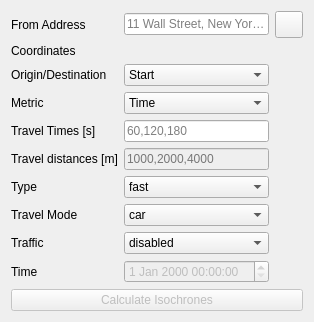
         <widget class="QWidget" name="tab_14">
          <attribute name="title">
           <string>Single Address</string>
          </attribute>
          <layout class="QVBoxLayout" name="verticalLayout_9">
           <item>
            <layout class="QGridLayout" name="gridLayout_6">
             <item row="0" column="2">
              <widget class="QToolButton" name="captureButton_3">
               <property name="text">
                <string/>
               </property>
               <property name="iconSize">
                <size>
                 <width>20</width>
                 <height>20</height>
                </size>
               </property>
               <property name="checkable">
                <bool>true</bool>
               </property>
               <property name="checked">
                <bool>false</bool>
               </property>
              </widget>
             </item>
             <item row="6" column="0">
              <widget class="QLabel" name="label_31">
               <property name="text">
                <string>Type</string>
               </property>
              </widget>
             </item>
             <item row="3" column="0">
              <widget class="QLabel" name="label_33">
               <property name="text">
                <string>Metric</string>
               </property>
              </widget>
             </item>
             <item row="1" column="0">
              <widget class="QLabel" name="label_34">
               <property name="text">
                <string>Coordinates</string>
               </property>
              </widget>
             </item>
             <item row="1" column="1">
              <widget class="QLabel" name="IsoLabel">
               <property name="enabled">
                <bool>true</bool>
               </property>
               <property name="text">
                <string/>
               </property>
              </widget>
             </item>
             <item row="4" column="1">
              <widget class="QLineEdit" name="travelTimes">
               <property name="toolTip">
                <string>comma separated travel times in seconds</string>
               </property>
               <property name="statusTip">
                <string>comma separated travel times in seconds</string>
               </property>
               <property name="whatsThis">
                <string>comma separated travel times in seconds</string>
               </property>
               <property name="text">
                <string/>
               </property>
               <property name="placeholderText">
                <string>60,120,180</string>
               </property>
              </widget>
             </item>
             <item row="8" column="0">
              <widget class="QLabel" name="label_28">
               <property name="text">
                <string>Traffic</string>
               </property>
              </widget>
             </item>
             <item row="7" column="0">
              <widget class="QLabel" name="label_29">
               <property name="text">
                <string>Travel Mode</string>
               </property>
              </widget>
             </item>
             <item row="5" column="1">
              <widget class="QLineEdit" name="travelDistances">
               <property name="enabled">
                <bool>false</bool>
               </property>
               <property name="toolTip">
                <string>comma separated travel distances in meter</string>
               </property>
               <property name="statusTip">
                <string>comma separated travel distances in meter</string>
               </property>
               <property name="whatsThis">
                <string>comma separated travel distances in meter</string>
               </property>
               <property name="inputMask">
                <string/>
               </property>
               <property name="text">
                <string/>
               </property>
               <property name="placeholderText">
                <string>1000,2000,4000</string>
               </property>
              </widget>
             </item>
             <item row="9" column="0">
              <widget class="QLabel" name="label_30">
               <property name="text">
                <string>Time</string>
               </property>
              </widget>
             </item>
             <item row="4" column="0">
              <widget class="QLabel" name="label_25">
               <property name="text">
                <string>Travel Times [s]</string>
               </property>
              </widget>
             </item>
             <item row="7" column="1">
              <widget class="QComboBox" name="TransportMode_2">
               <item>
                <property name="text">
                 <string>car</string>
                </property>
               </item>
               <item>
                <property name="text">
                 <string>bicycle</string>
                </property>
               </item>
               <item>
                <property name="text">
                 <string>pedestrian</string>
                </property>
               </item>
               <item>
                <property name="text">
                 <string>truck</string>
                </property>
               </item>
              </widget>
             </item>
             <item row="6" column="1">
              <widget class="QComboBox" name="Type_2">
               <item>
                <property name="text">
                 <string>fast</string>
                </property>
               </item>
               <item>
                <property name="text">
                 <string>short</string>
                </property>
               </item>
              </widget>
             </item>
             <item row="9" column="1">
              <widget class="QDateTimeEdit" name="dateTimeEdit_2">
               <property name="enabled">
                <bool>false</bool>
               </property>
              </widget>
             </item>
             <item row="8" column="1">
              <widget class="QComboBox" name="trafficMode_2">
               <item>
                <property name="text">
                 <string>disabled</string>
                </property>
               </item>
               <item>
                <property name="text">
                 <string>enabled</string>
                </property>
               </item>
              </widget>
             </item>
             <item row="5" column="0">
              <widget class="QLabel" name="label_32">
               <property name="toolTip">
                <string>comma separated travel distances in meter</string>
               </property>
               <property name="text">
                <string>Travel distances [m]</string>
               </property>
              </widget>
             </item>
             <item row="3" column="1">
              <widget class="QComboBox" name="metric">
               <item>
                <property name="text">
                 <string>Time</string>
                </property>
               </item>
               <item>
                <property name="text">
                 <string>Distance</string>
                </property>
               </item>
              </widget>
             </item>
             <item row="0" column="1">
              <widget class="QLineEdit" name="IsoAddress">
               <property name="placeholderText">
                <string>11 Wall Street, New York, NY</string>
               </property>
              </widget>
             </item>
             <item row="0" column="0">
              <widget class="QLabel" name="label_26">
               <property name="text">
                <string>From Address</string>
               </property>
              </widget>
             </item>
             <item row="2" column="0">
              <widget class="QLabel" name="label_35">
               <property name="text">
                <string>Origin/Destination</string>
               </property>
              </widget>
             </item>
             <item row="2" column="1">
              <widget class="QComboBox" name="OriginDestination">
               <item>
                <property name="text">
                 <string>Start</string>
                </property>
               </item>
               <item>
                <property name="text">
                 <string>Destination</string>
                </property>
               </item>
              </widget>
             </item>
            </layout>
           </item>
           <item>
            <widget class="QPushButton" name="calcIsoButton">
             <property name="enabled">
              <bool>false</bool>
             </property>
             <property name="text">
              <string>Calculate Isochrones</string>
             </property>
            </widget>
           </item>
          </layout>
         </widget>
